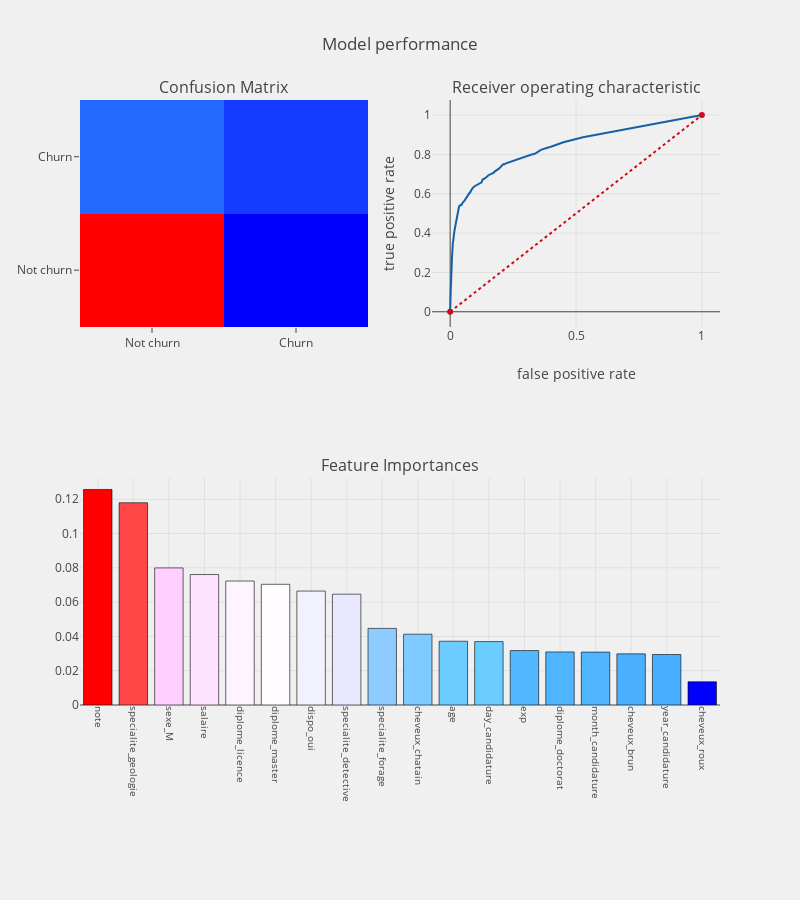

Write notebook code for a chart like this one.
### Markdown cell above
#### 6.4.3 Evaluation

### Code cell
cols= col_num + col_cat

evaluation (rf, cols, "features", X_randomforest,smotetomek_Y.values.ravel())

### Figure 1 — Plotly figure (JSON) as saved in the notebook; plotly's stock layout.template omitted (floating-point values rounded to 4 significant figures; data arrays with more than 128 entries replaced by an {"elided": "..."} marker saying what was removed)
{"data": [{"colorscale": "Picnic", "name": "matrix", "showscale": false, "type": "heatmap", "uid": "b811ffc2-4211-4ff6-8c18-cd977e999e3f", "x": ["Not churn", "Churn"], "xaxis": "x", "y": ["Not churn", "Churn"], "yaxis": "y", "z": [[4008, 61], [330, 213]]}, {"line": {"color": "rgb(22, 96, 167)", "width": 2}, "name": "Roc : 0.688636897496", "type": "scatter", "uid": "7c9e987f-d745-461a-bf82-378cda05df48", "x": {"elided": "138 float values"}, "xaxis": "x2", "y": {"elided": "138 float values"}, "yaxis": "y2"}, {"line": {"color": "rgb(205, 12, 24)", "dash": "dot", "width": 2}, "type": "scatter", "uid": "af5578cb-c35d-4901-9656-7b877b8af2b3", "x": [0, 1], "xaxis": "x2", "y": [0, 1], "yaxis": "y2"}, {"marker": {"color": [0.1257, 0.118, 0.07996, 0.07609, 0.07229, 0.0704, 0.06646, 0.06464, 0.04467, 0.0413, 0.0372, 0.03698, 0.03174, 0.03096, 0.03085, 0.02983, 0.02945, 0.01354], "colorscale": "Picnic", "line": {"color": "black", "width": 0.6}}, "name": "coefficients", "type": "bar", "uid": "2a66d03e-e587-4b36-8d8b-041e698dddf6", "x": ["note", "specialite_geologie", "sexe_M", "salaire", "diplome_licence", "diplome_master", "dispo_oui", "specialite_detective", "specialite_forage", "cheveux_chatain", "age", "day_candidature", "exp", "diplome_doctorat", "month_candidature", "cheveux_brun", "year_candidature", "cheveux_roux"], "xaxis": "x3", "y": [0.1257, 0.118, 0.07996, 0.07609, 0.07229, 0.0704, 0.06646, 0.06464, 0.04467, 0.0413, 0.0372, 0.03698, 0.03174, 0.03096, 0.03085, 0.02983, 0.02945, 0.01354], "yaxis": "y3"}], "layout": {"annotations": [{"font": {"size": 16}, "showarrow": false, "text": "Confusion Matrix", "x": 0.225, "xanchor": "center", "xref": "paper", "y": 1, "yanchor": "bottom", "yref": "paper"}, {"font": {"size": 16}, "showarrow": false, "text": "Receiver operating characteristic", "x": 0.775, "xanchor": "center", "xref": "paper", "y": 1, "yanchor": "bottom", "yref": "paper"}, {"font": {"size": 16}, "showarrow": false, "text": "Feature Importances", "x": 0.5, "xanchor": "center", "xref": "paper", "y": 0.375, "yanchor": "bottom", "yref": "paper"}], "autosize": false, "height": 900, "margin": {"b": 195}, "paper_bgcolor": "rgba(240,240,240, 0.95)", "plot_bgcolor": "rgba(240,240,240, 0.95)", "showlegend": false, "title": "Model performance", "width": 800, "xaxis": {"anchor": "y", "domain": [0, 0.45]}, "xaxis2": {"anchor": "y2", "domain": [0.55, 1], "title": "false positive rate"}, "xaxis3": {"anchor": "y3", "domain": [0, 1], "showgrid": true, "tickangle": 90, "tickfont": {"size": 10}}, "yaxis": {"anchor": "x", "domain": [0.625, 1]}, "yaxis2": {"anchor": "x2", "domain": [0.625, 1], "title": "true positive rate"}, "yaxis3": {"anchor": "x3", "domain": [0, 0.375]}}}
